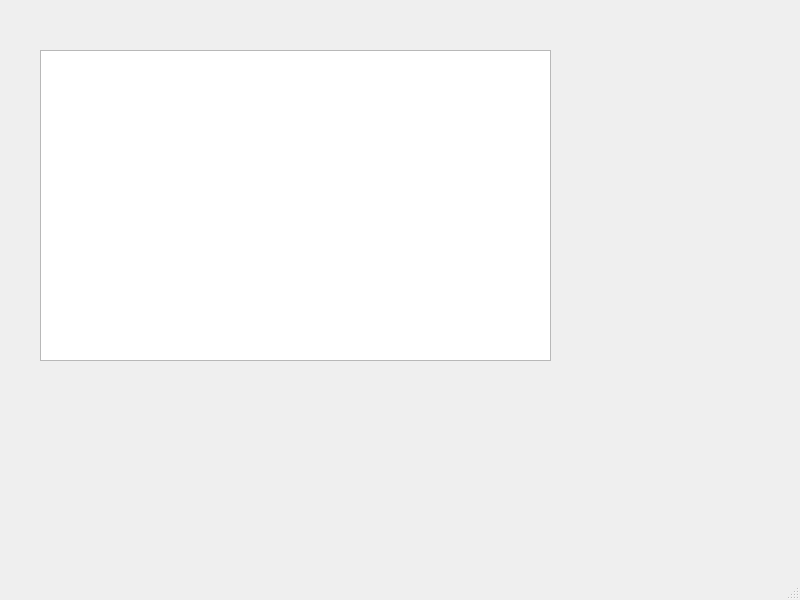
<?xml version="1.0" encoding="UTF-8"?>
<ui version="4.0">
 <class>MainWindow</class>
 <widget class="QMainWindow" name="MainWindow">
  <property name="geometry">
   <rect>
    <x>0</x>
    <y>0</y>
    <width>800</width>
    <height>600</height>
   </rect>
  </property>
  <property name="windowTitle">
   <string>MainWindow</string>
  </property>
  <widget class="QWidget" name="centralwidget">
   <widget class="QTableView" name="tableView">
    <property name="geometry">
     <rect>
      <x>40</x>
      <y>50</y>
      <width>511</width>
      <height>311</height>
     </rect>
    </property>
   </widget>
  </widget>
  <widget class="QMenuBar" name="menubar">
   <property name="geometry">
    <rect>
     <x>0</x>
     <y>0</y>
     <width>800</width>
     <height>25</height>
    </rect>
   </property>
  </widget>
  <widget class="QStatusBar" name="statusbar"/>
 </widget>
 <resources/>
 <connections/>
</ui>
